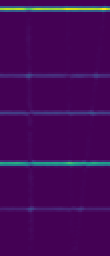
#> input picture assets/sample1.png, 55 x 128 px (shown 2 times larger)
$ python -i 1.py   (imports and definitions only)
#> lines starting #> are read from the running program, lines starting #| are printed output that depends on the picture; after the words box and inside, x2 and y2 are one past the last pixel; in counts of white or black regions, pixels touching at a corner belong together
#> further down, picture is the input picture: shape (128, 55, 3); mean B, G, R 87.9, 9.1, 68.4
import cv2
import os
import numpy as np
import pandas as pd
import matplotlib.pyplot as plt
from skimage.measure import label, regionprops
from sklearn.model_selection import train_test_split
from sklearn.ensemble import RandomForestClassifier, ExtraTreesClassifier
from sklearn.metrics import accuracy_score, confusion_matrix, classification_report
from sklearn.pipeline import make_pipeline
from sklearn.preprocessing import StandardScaler
from sklearn.svm import SVC

def load_image(image_path):
    img = cv2.imread(image_path, cv2.IMREAD_GRAYSCALE)
    img = img.astype(np.float32)
    return img

def extract_pixel_features(img, size=(32, 32)):
    resized = cv2.resize(img, size)
    resized = resized / 255.0
    return resized.flatten()

def extract_features(img):
    features = {}

    features["mean_intensity"] = np.mean(img)
    features["std_intensity"] = np.std(img)
    features["min_intensity"] = np.min(img)
    features["max_intensity"] = np.max(img)

    percentiles = [5, 10, 25, 50, 75, 90, 95]
    perc_values = np.percentile(img, percentiles)
#> perc_values = [1, 1, 2, 68, 84, 85, 94]

    for p, v in zip(percentiles, perc_values):
        features[f"percentile_{p}"] = v
#> this loop made 7 passes
#> (p, v) on passes 1 to 7: (5, 1), (10, 1), (25, 2), (50, 68), (75, 84), (90, 85), (95, 94)
#> after the loop, features = 11 items

    threshold = 200
    bright_mask = img > threshold

    features["num_bright_pixels"] = np.sum(bright_mask)
    features["bright_pixel_fraction"] = np.mean(bright_mask)

    labeled = label(bright_mask)
    regions = regionprops(labeled)
#> regions = 2 regions

    component_areas = [region.area for region in regions]
#> component_areas = [13, 51]

    features["num_connected_components"] = len(component_areas)

    if len(component_areas) > 0:
        features["largest_component_size"] = np.max(component_areas)
        features["average_component_size"] = np.mean(component_areas)
        features["median_component_size"] = np.median(component_areas)
        features["min_component_size"] = np.min(component_areas)
        features["max_component_size"] = np.max(component_areas)
    else:
        features["largest_component_size"] = 0
        features["average_component_size"] = 0
        features["median_component_size"] = 0
        features["min_component_size"] = 0
        features["max_component_size"] = 0

    img_uint8 = img.astype(np.uint8)
    edges = cv2.Canny(img_uint8, threshold1=100, threshold2=200)
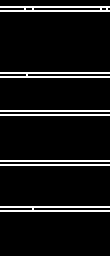
#> edges: shape (128, 55) (shown 2 times larger); 7.9% white in thin lines or dots, all inside (x1, y1, x2, y2) = (0, 3, 55, 106)
    edge_pixels = edges > 0

    features["num_edge_pixels"] = np.sum(edge_pixels)
    features["edge_density"] = np.mean(edge_pixels)

    horizontal_projection = np.sum(bright_mask, axis=1)
#> horizontal_projection = 128 rows, first 8: [0, 0, 0], [0, 0, 0], [0, 0, 0], [0, 0, 0], [0, 53, 11], [0, 0, 0], [0, 0, 0], [0, 0, 0]
    vertical_projection = np.sum(bright_mask, axis=0)
#> vertical_projection = 55 rows, first 8: [0, 1, 0], [0, 1, 0], [0, 1, 0], [0, 1, 0], [0, 1, 0], [0, 1, 0], [0, 1, 0], [0, 1, 0]

    features["horizontal_projection_mean"] = np.mean(horizontal_projection)
    features["horizontal_projection_std"] = np.std(horizontal_projection)
    features["horizontal_projection_min"] = np.min(horizontal_projection)
    features["horizontal_projection_max"] = np.max(horizontal_projection)

    features["vertical_projection_mean"] = np.mean(vertical_projection)
    features["vertical_projection_std"] = np.std(vertical_projection)
    features["vertical_projection_min"] = np.min(vertical_projection)
    features["vertical_projection_max"] = np.max(vertical_projection)

    handcrafted_features = np.array(
        [float(features[feat]) for feat in features],
        dtype=np.float32
    )
#> handcrafted_features = 29 values, max 556 at index 19, min 0 at index 23, mean 53.17

    pixel_features = extract_pixel_features(img, size=(32, 32))
#> in extract_pixel_features, `resized = cv2.resize(img, size)`:
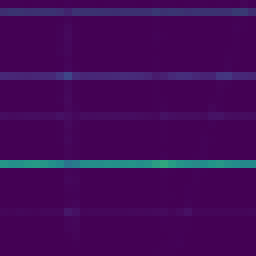
#> resized: shape (32, 32, 3) (shown 8 times larger); mean B, G, R 88.6, 9.1, 67
#> pixel_features = 3072 values, max 0.655 at index 1981, min 0.00392 at index 10, mean 0.215

    combined_features = np.concatenate([
        handcrafted_features,
        pixel_features
    ])
#> combined_features = 3101 values, max 556 at index 19, min 0 at index 23, mean 0.711

    return combined_features

# [99 lines not run here, left out]

>>> import cv2
>>> picture = cv2.imread('assets/sample1.png')
>>> result = extract_features(picture)
#> result has the same summary as combined_features in extract_features

$ run again, on assets/sample2.png
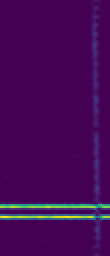
#> input picture assets/sample2.png, 55 x 128 px (shown 2 times larger)
#> picture is the input picture: shape (128, 55, 3); mean B, G, R 86.8, 9, 69
#> perc_values = [1, 1, 1, 68, 84, 84, 91]
#> the loop in extract_features, `for p, v in zip(percentiles, perc_values):` made 7 passes
#> (p, v) on passes 1 to 7: (5, 1), (10, 1), (25, 1), (50, 68), (75, 84), (90, 84), (95, 91)
#> after the loop in extract_features, `for p, v in zip(percentiles, perc_values):`: features = 11 items
#> regions = 5 regions
#> component_areas = [11, 35, 4, 66, 4]
#> in extract_features, `edges = cv2.Canny(img_uint8, threshold1=100, threshold2=200)`:
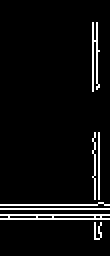
#> edges: shape (128, 55) (shown 2 times larger); 5.5% white in thin lines or dots, all inside (x1, y1, x2, y2) = (0, 11, 55, 120)
#> horizontal_projection = 128 rows, first 8: [0, 0, 0], [0, 0, 0], [0, 0, 0], [0, 0, 0], [0, 0, 0], [0, 0, 0], [0, 0, 0], [0, 0, 0]
#> vertical_projection = 55 rows, first 8: [0, 2, 1], [0, 2, 1], [0, 2, 1], [0, 2, 1], [0, 2, 1], [0, 2, 0], [0, 2, 0], [0, 2, 0]
#> handcrafted_features = 29 values, max 385 at index 19, min 0 at index 23, mean 48.9
#> in extract_pixel_features, `resized = cv2.resize(img, size)`:
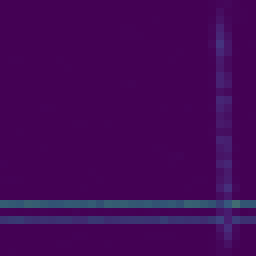
#> resized: shape (32, 32, 3) (shown 8 times larger); mean B, G, R 87.3, 6.7, 67.4
#> pixel_features = 3072 values, max 0.494 at index 561, min 0.00392 at index 1, mean 0.211
#> combined_features = 3101 values, max 385 at index 19, min 0 at index 23, mean 0.666
#> result has the same summary as combined_features in extract_features
